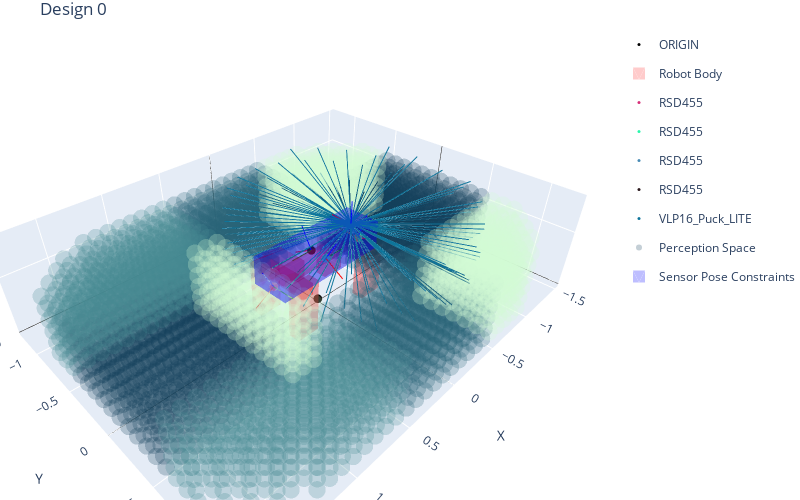

The notebook cell this image was saved under:
### Markdown cell above
### Plot any Bot!

### Code cell
# Here is the first one
design_0_fig, design_0_df = plot_bot_design(0, sensor_idx_rays=4, max_rays=100)

design_0_df

### Figure 1 — Plotly figure (JSON) as saved in the notebook; plotly's stock layout.template omitted (floating-point values rounded to 4 significant figures; data arrays with more than 128 entries replaced by an {"elided": "..."} marker saying what was removed)
{"data": [{"marker": {"color": "black", "size": 3}, "mode": "markers", "name": "ORIGIN", "type": "scatter3d", "x": [0], "y": [0], "z": [0]}, {"color": "red", "hoverinfo": "skip", "i": [7, 0, 0, 0, 4, 4, 6, 6, 4, 0, 3, 2], "j": [3, 4, 1, 2, 5, 6, 5, 2, 0, 1, 6, 3], "k": [0, 7, 2, 3, 6, 7, 1, 1, 5, 5, 7, 6], "legendgroup": "Robot Body", "name": "Robot Body", "opacity": 0.2, "showlegend": true, "showscale": false, "type": "mesh3d", "x": [0.26, 0.26, 0.46, 0.46, 0.26, 0.26, 0.46, 0.46], "y": [-0.2541, -0.1541, -0.1541, -0.2541, -0.2541, -0.1541, -0.1541, -0.2541], "z": [0.003981, 0.003981, 0.003981, 0.003981, 0.454, 0.454, 0.454, 0.454]}, {"color": "red", "hoverinfo": "skip", "i": [7, 0, 0, 0, 4, 4, 6, 6, 4, 0, 3, 2], "j": [3, 4, 1, 2, 5, 6, 5, 2, 0, 1, 6, 3], "k": [0, 7, 2, 3, 6, 7, 1, 1, 5, 5, 7, 6], "legendgroup": "Robot Body", "name": "Robot Body", "opacity": 0.2, "showlegend": false, "showscale": false, "type": "mesh3d", "x": [-0.4, -0.4, 0.4, 0.4, -0.4, -0.4, 0.4, 0.4], "y": [-0.05, 0.05, 0.05, -0.05, -0.05, 0.05, 0.05, -0.05], "z": [0.3569, 0.3569, 0.3569, 0.3569, 0.4569, 0.4569, 0.4569, 0.4569]}, {"color": "red", "hoverinfo": "skip", "i": [7, 0, 0, 0, 4, 4, 6, 6, 4, 0, 3, 2], "j": [3, 4, 1, 2, 5, 6, 5, 2, 0, 1, 6, 3], "k": [0, 7, 2, 3, 6, 7, 1, 1, 5, 5, 7, 6], "legendgroup": "Robot Body", "name": "Robot Body", "opacity": 0.2, "showlegend": false, "showscale": false, "type": "mesh3d", "x": [0.3142, 0.3142, 0.4142, 0.4142, 0.3142, 0.3142, 0.4142, 0.4142], "y": [-0.25, 0.25, 0.25, -0.25, -0.25, 0.25, 0.25, -0.25], "z": [0.3569, 0.3569, 0.3569, 0.3569, 0.4569, 0.4569, 0.4569, 0.4569]}, {"color": "red", "hoverinfo": "skip", "i": [7, 0, 0, 0, 4, 4, 6, 6, 4, 0, 3, 2], "j": [3, 4, 1, 2, 5, 6, 5, 2, 0, 1, 6, 3], "k": [0, 7, 2, 3, 6, 7, 1, 1, 5, 5, 7, 6], "legendgroup": "Robot Body", "name": "Robot Body", "opacity": 0.2, "showlegend": false, "showscale": false, "type": "mesh3d", "x": [-0.3986, -0.3986, -0.2986, -0.2986, -0.3986, -0.3986, -0.2986, -0.2986], "y": [-0.25, 0.25, 0.25, -0.25, -0.25, 0.25, 0.25, -0.25], "z": [0.3569, 0.3569, 0.3569, 0.3569, 0.4569, 0.4569, 0.4569, 0.4569]}, {"color": "red", "hoverinfo": "skip", "i": [7, 0, 0, 0, 4, 4, 6, 6, 4, 0, 3, 2], "j": [3, 4, 1, 2, 5, 6, 5, 2, 0, 1, 6, 3], "k": [0, 7, 2, 3, 6, 7, 1, 1, 5, 5, 7, 6], "legendgroup": "Robot Body", "name": "Robot Body", "opacity": 0.2, "showlegend": false, "showscale": false, "type": "mesh3d", "x": [-0.4486, -0.4486, -0.2486, -0.2486, -0.4486, -0.4486, -0.2486, -0.2486], "y": [-0.2541, -0.1541, -0.1541, -0.2541, -0.2541, -0.1541, -0.1541, -0.2541], "z": [0.003981, 0.003981, 0.003981, 0.003981, 0.454, 0.454, 0.454, 0.454]}, {"color": "red", "hoverinfo": "skip", "i": [7, 0, 0, 0, 4, 4, 6, 6, 4, 0, 3, 2], "j": [3, 4, 1, 2, 5, 6, 5, 2, 0, 1, 6, 3], "k": [0, 7, 2, 3, 6, 7, 1, 1, 5, 5, 7, 6], "legendgroup": "Robot Body", "name": "Robot Body", "opacity": 0.2, "showlegend": false, "showscale": false, "type": "mesh3d", "x": [-0.4486, -0.4486, -0.2486, -0.2486, -0.4486, -0.4486, -0.2486, -0.2486], "y": [0.1524, 0.2524, 0.2524, 0.1524, 0.1524, 0.2524, 0.2524, 0.1524], "z": [0.003981, 0.003981, 0.003981, 0.003981, 0.454, 0.454, 0.454, 0.454]}, {"color": "red", "hoverinfo": "skip", "i": [7, 0, 0, 0, 4, 4, 6, 6, 4, 0, 3, 2], "j": [3, 4, 1, 2, 5, 6, 5, 2, 0, 1, 6, 3], "k": [0, 7, 2, 3, 6, 7, 1, 1, 5, 5, 7, 6], "legendgroup": "Robot Body", "name": "Robot Body", "opacity": 0.2, "showlegend": false, "showscale": false, "type": "mesh3d", "x": [0.26, 0.26, 0.46, 0.46, 0.26, 0.26, 0.46, 0.46], "y": [0.1524, 0.2524, 0.2524, 0.1524, 0.1524, 0.2524, 0.2524, 0.1524], "z": [0.003981, 0.003981, 0.003981, 0.003981, 0.454, 0.454, 0.454, 0.454]}, {"color": "red", "hoverinfo": "skip", "i": [7, 0, 0, 0, 4, 4, 6, 6, 4, 0, 3, 2], "j": [3, 4, 1, 2, 5, 6, 5, 2, 0, 1, 6, 3], "k": [0, 7, 2, 3, 6, 7, 1, 1, 5, 5, 7, 6], "legendgroup": "Robot Body", "name": "Robot Body", "opacity": 0.2, "showlegend": false, "showscale": false, "type": "mesh3d", "x": [0.3142, 0.3142, 0.4142, 0.4142, 0.3142, 0.3142, 0.4142, 0.4142], "y": [-0.165, 0.165, 0.165, -0.165, -0.165, 0.165, 0.165, -0.165], "z": [0.4558, 0.4558, 0.4558, 0.4558, 0.6058, 0.6058, 0.6058, 0.6058]}, {"hoverinfo": "text", "legendgroup": "sensor_0", "marker": {"color": "#d72f78", "size": 3}, "mode": "markers", "name": "RSD455", "text": ["Translation:<br>  (x=0.46,<br>  y=0.00,<br>  z=0.37)", "Quaternion:<br>  (qw=0.97,<br>  qx=0.00,<br>  qy=0.26,<br>  qz=0.00)"], "type": "scatter3d", "x": [0.4617], "y": [0], "z": [0.3708]}, {"legendgroup": "sensor_0", "line": {"color": "red", "width": 2}, "mode": "lines", "showlegend": false, "type": "scatter3d", "x": [0.4617, 0.6349], "y": [0, 0], "z": [0.3708, 0.2708]}, {"legendgroup": "sensor_0", "line": {"color": "green", "width": 2}, "mode": "lines", "showlegend": false, "type": "scatter3d", "x": [0.4617, 0.4617], "y": [0, 0.2], "z": [0.3708, 0.3708]}, {"legendgroup": "sensor_0", "line": {"color": "blue", "width": 2}, "mode": "lines", "showlegend": false, "type": "scatter3d", "x": [0.4617, 0.5617], "y": [0, 0], "z": [0.3708, 0.544]}, {"hoverinfo": "text", "legendgroup": "sensor_1", "marker": {"color": "#29f6ab", "size": 3}, "mode": "markers", "name": "RSD455", "text": ["Translation:<br>  (x=-0.46,<br>  y=-0.00,<br>  z=0.37)", "Quaternion:<br>  (qw=-0.00,<br>  qx=-0.26,<br>  qy=-0.00,<br>  qz=0.97)"], "type": "scatter3d", "x": [-0.4617], "y": [-4.122e-09], "z": [0.3708]}, {"legendgroup": "sensor_1", "line": {"color": "red", "width": 2}, "mode": "lines", "showlegend": false, "type": "scatter3d", "x": [-0.4617, -0.6349], "y": [-4.122e-09, -1.926e-08], "z": [0.3708, 0.2708]}, {"legendgroup": "sensor_1", "line": {"color": "green", "width": 2}, "mode": "lines", "showlegend": false, "type": "scatter3d", "x": [-0.4617, -0.4616], "y": [-4.122e-09, -0.2], "z": [0.3708, 0.3708]}, {"legendgroup": "sensor_1", "line": {"color": "blue", "width": 2}, "mode": "lines", "showlegend": false, "type": "scatter3d", "x": [-0.4617, -0.5617], "y": [-4.122e-09, -1.286e-08], "z": [0.3708, 0.544]}, {"hoverinfo": "text", "legendgroup": "sensor_2", "marker": {"color": "#488bb5", "size": 3}, "mode": "markers", "name": "RSD455", "text": ["Translation:<br>  (x=0.00,<br>  y=0.08,<br>  z=0.43)", "Quaternion:<br>  (qw=0.68,<br>  qx=-0.18,<br>  qy=0.18,<br>  qz=0.68)"], "type": "scatter3d", "x": [0], "y": [0.07646], "z": [0.4291]}, {"legendgroup": "sensor_2", "line": {"color": "red", "width": 2}, "mode": "lines", "showlegend": false, "type": "scatter3d", "x": [0, -1.895e-08], "y": [0.07646, 0.2497], "z": [0.4291, 0.329]}, {"legendgroup": "sensor_2", "line": {"color": "green", "width": 2}, "mode": "lines", "showlegend": false, "type": "scatter3d", "x": [0, -0.2], "y": [0.07646, 0.07646], "z": [0.4291, 0.4291]}, {"legendgroup": "sensor_2", "line": {"color": "blue", "width": 2}, "mode": "lines", "showlegend": false, "type": "scatter3d", "x": [0, -5.077e-09], "y": [0.07646, 0.1765], "z": [0.4291, 0.6023]}, {"hoverinfo": "text", "legendgroup": "sensor_3", "marker": {"color": "#29171b", "size": 3}, "mode": "markers", "name": "RSD455", "text": ["Translation:<br>  (x=0.00,<br>  y=-0.08,<br>  z=0.43)", "Quaternion:<br>  (qw=-0.68,<br>  qx=-0.18,<br>  qy=-0.18,<br>  qz=0.68)"], "type": "scatter3d", "x": [0], "y": [-0.07646], "z": [0.4291]}, {"legendgroup": "sensor_3", "line": {"color": "red", "width": 2}, "mode": "lines", "showlegend": false, "type": "scatter3d", "x": [0, -1.895e-08], "y": [-0.07646, -0.2497], "z": [0.4291, 0.329]}, {"legendgroup": "sensor_3", "line": {"color": "green", "width": 2}, "mode": "lines", "showlegend": false, "type": "scatter3d", "x": [0, 0.2], "y": [-0.07646, -0.07646], "z": [0.4291, 0.429]}, {"legendgroup": "sensor_3", "line": {"color": "blue", "width": 2}, "mode": "lines", "showlegend": false, "type": "scatter3d", "x": [0, -5.077e-09], "y": [-0.07646, -0.1765], "z": [0.4291, 0.6023]}, {"hoverinfo": "text", "legendgroup": "sensor_4", "marker": {"color": "#0e759b", "size": 3}, "mode": "markers", "name": "VLP16_Puck_LITE", "text": ["Translation:<br>  (x=-0.36,<br>  y=0.00,<br>  z=0.54)", "Quaternion:<br>  (qw=-0.71,<br>  qx=0.00,<br>  qy=0.00,<br>  qz=0.71)"], "type": "scatter3d", "x": [-0.364], "y": [0], "z": [0.5422]}, {"legendgroup": "sensor_4", "line": {"color": "red", "width": 2}, "mode": "lines", "showlegend": false, "type": "scatter3d", "x": [-0.364, -0.364], "y": [0, -0.2], "z": [0.5422, 0.5422]}, {"legendgroup": "sensor_4", "line": {"color": "green", "width": 2}, "mode": "lines", "showlegend": false, "type": "scatter3d", "x": [-0.364, -0.164], "y": [0, -6.846e-09], "z": [0.5422, 0.5422]}, {"legendgroup": "sensor_4", "line": {"color": "blue", "width": 2}, "mode": "lines", "showlegend": false, "type": "scatter3d", "x": [-0.364, -0.364], "y": [0, 0], "z": [0.5422, 0.7422]}, {"hoverinfo": "none", "line": {"color": "#0e759b", "width": 2}, "mode": "lines", "showlegend": false, "type": "scatter3d", "x": [-0.364, -0.364], "y": [0, 0.9659], "z": [0.5422, 0.2834]}, {"hoverinfo": "none", "line": {"color": "#0e759b", "width": 2}, "mode": "lines", "showlegend": false, "type": "scatter3d", "x": [-0.364, -1.143], "y": [0, 0.5716], "z": [0.5422, 0.2834]}, {"hoverinfo": "none", "line": {"color": "#0e759b", "width": 2}, "mode": "lines", "showlegend": false, "type": "scatter3d", "x": [-0.364, -1.286], "y": [0, -0.2895], "z": [0.5422, 0.2834]}, {"hoverinfo": "none", "line": {"color": "#0e759b", "width": 2}, "mode": "lines", "showlegend": false, "type": "scatter3d", "x": [-0.364, -0.676], "y": [0, -0.9142], "z": [0.5422, 0.2834]}, {"hoverinfo": "none", "line": {"color": "#0e759b", "width": 2}, "mode": "lines", "showlegend": false, "type": "scatter3d", "x": [-0.364, 0.1883], "y": [0, -0.7924], "z": [0.5422, 0.2834]}, {"hoverinfo": "none", "line": {"color": "#0e759b", "width": 2}, "mode": "lines", "showlegend": false, "type": "scatter3d", "x": [-0.364, -0.04588], "y": [0, -0.007792], "z": [0.5422, 0.4569]}, {"hoverinfo": "none", "line": {"color": "#0e759b", "width": 2}, "mode": "lines", "showlegend": false, "type": "scatter3d", "x": [-0.364, 0.2265], "y": [0, 0.7644], "z": [0.5422, 0.2834]}, {"hoverinfo": "none", "line": {"color": "#0e759b", "width": 2}, "mode": "lines", "showlegend": false, "type": "scatter3d", "x": [-0.364, -0.6267], "y": [0, 0.9389], "z": [0.5422, 0.3197]}, {"hoverinfo": "none", "line": {"color": "#0e759b", "width": 2}, "mode": "lines", "showlegend": false, "type": "scatter3d", "x": [-0.364, -1.276], "y": [0, 0.3438], "z": [0.5422, 0.3197]}, {"hoverinfo": "none", "line": {"color": "#0e759b", "width": 2}, "mode": "lines", "showlegend": false, "type": "scatter3d", "x": [-0.364, -1.181], "y": [0, -0.532], "z": [0.5422, 0.3197]}, {"hoverinfo": "none", "line": {"color": "#0e759b", "width": 2}, "mode": "lines", "showlegend": false, "type": "scatter3d", "x": [-0.364, -0.4185], "y": [0, -0.9734], "z": [0.5422, 0.3197]}, {"hoverinfo": "none", "line": {"color": "#0e759b", "width": 2}, "mode": "lines", "showlegend": false, "type": "scatter3d", "x": [-0.364, 0.3884], "y": [0, -0.62], "z": [0.5422, 0.3197]}, {"hoverinfo": "none", "line": {"color": "#0e759b", "width": 2}, "mode": "lines", "showlegend": false, "type": "scatter3d", "x": [-0.364, 0.26], "y": [0, 0.1583], "z": [0.5422, 0.3953]}, {"hoverinfo": "none", "line": {"color": "#0e759b", "width": 2}, "mode": "lines", "showlegend": false, "type": "scatter3d", "x": [-0.364, 0.001987], "y": [0, 0.9036], "z": [0.5422, 0.3197]}, {"hoverinfo": "none", "line": {"color": "#0e759b", "width": 2}, "mode": "lines", "showlegend": false, "type": "scatter3d", "x": [-0.364, -0.874], "y": [0, 0.8398], "z": [0.5422, 0.3563]}, {"hoverinfo": "none", "line": {"color": "#0e759b", "width": 2}, "mode": "lines", "showlegend": false, "type": "scatter3d", "x": [-0.364, -1.343], "y": [0, 0.08583], "z": [0.5422, 0.3563]}, {"hoverinfo": "none", "line": {"color": "#0e759b", "width": 2}, "mode": "lines", "showlegend": false, "type": "scatter3d", "x": [-0.364, -1.012], "y": [0, -0.7383], "z": [0.5422, 0.3563]}, {"hoverinfo": "none", "line": {"color": "#0e759b", "width": 2}, "mode": "lines", "showlegend": false, "type": "scatter3d", "x": [-0.364, -0.1525], "y": [0, -0.9595], "z": [0.5422, 0.3563]}, {"hoverinfo": "none", "line": {"color": "#0e759b", "width": 2}, "mode": "lines", "showlegend": false, "type": "scatter3d", "x": [-0.364, 0.5346], "y": [0, -0.3973], "z": [0.5422, 0.3563]}, {"hoverinfo": "none", "line": {"color": "#0e759b", "width": 2}, "mode": "lines", "showlegend": false, "type": "scatter3d", "x": [-0.364, 0.4881], "y": [0, 0.4893], "z": [0.5422, 0.3563]}, {"hoverinfo": "none", "line": {"color": "#0e759b", "width": 2}, "mode": "lines", "showlegend": false, "type": "scatter3d", "x": [-0.364, -0.2542], "y": [0, 0.9764], "z": [0.5422, 0.3563]}, {"hoverinfo": "none", "line": {"color": "#0e759b", "width": 2}, "mode": "lines", "showlegend": false, "type": "scatter3d", "x": [-0.364, -1.086], "y": [0, 0.6756], "z": [0.5422, 0.3932]}, {"hoverinfo": "none", "line": {"color": "#0e759b", "width": 2}, "mode": "lines", "showlegend": false, "type": "scatter3d", "x": [-0.364, -1.336], "y": [0, -0.1823], "z": [0.5422, 0.3932]}, {"hoverinfo": "none", "line": {"color": "#0e759b", "width": 2}, "mode": "lines", "showlegend": false, "type": "scatter3d", "x": [-0.364, -0.7921], "y": [0, -0.8913], "z": [0.5422, 0.3932]}, {"hoverinfo": "none", "line": {"color": "#0e759b", "width": 2}, "mode": "lines", "showlegend": false, "type": "scatter3d", "x": [-0.364, 0.1012], "y": [0, -0.8726], "z": [0.5422, 0.3932]}, {"hoverinfo": "none", "line": {"color": "#0e759b", "width": 2}, "mode": "lines", "showlegend": false, "type": "scatter3d", "x": [-0.364, 0.3142], "y": [0, -0.09795], "z": [0.5422, 0.4389]}, {"hoverinfo": "none", "line": {"color": "#0e759b", "width": 2}, "mode": "lines", "showlegend": false, "type": "scatter3d", "x": [-0.364, 0.3291], "y": [0, 0.7053], "z": [0.5422, 0.3932]}, {"hoverinfo": "none", "line": {"color": "#0e759b", "width": 2}, "mode": "lines", "showlegend": false, "type": "scatter3d", "x": [-0.364, -0.5164], "y": [0, 0.982], "z": [0.5422, 0.4302]}, {"hoverinfo": "none", "line": {"color": "#0e759b", "width": 2}, "mode": "lines", "showlegend": false, "type": "scatter3d", "x": [-0.364, -1.246], "y": [0, 0.4582], "z": [0.5422, 0.4302]}, {"hoverinfo": "none", "line": {"color": "#0e759b", "width": 2}, "mode": "lines", "showlegend": false, "type": "scatter3d", "x": [-0.364, -1.255], "y": [0, -0.4396], "z": [0.5422, 0.4302]}, {"hoverinfo": "none", "line": {"color": "#0e759b", "width": 2}, "mode": "lines", "showlegend": false, "type": "scatter3d", "x": [-0.364, -0.5369], "y": [0, -0.9785], "z": [0.5422, 0.4302]}, {"hoverinfo": "none", "line": {"color": "#0e759b", "width": 2}, "mode": "lines", "showlegend": false, "type": "scatter3d", "x": [-0.364, 0.3225], "y": [0, -0.7185], "z": [0.5422, 0.4302]}, {"hoverinfo": "none", "line": {"color": "#0e759b", "width": 2}, "mode": "lines", "showlegend": false, "type": "scatter3d", "x": [-0.364, 0.3142], "y": [0, 0.08828], "z": [0.5422, 0.4651]}, {"hoverinfo": "none", "line": {"color": "#0e759b", "width": 2}, "mode": "lines", "showlegend": false, "type": "scatter3d", "x": [-0.364, 0.1157], "y": [0, 0.8703], "z": [0.5422, 0.4302]}, {"hoverinfo": "none", "line": {"color": "#0e759b", "width": 2}, "mode": "lines", "showlegend": false, "type": "scatter3d", "x": [-0.364, -0.7768], "y": [0, 0.9077], "z": [0.5422, 0.4675]}, {"hoverinfo": "none", "line": {"color": "#0e759b", "width": 2}, "mode": "lines", "showlegend": false, "type": "scatter3d", "x": [-0.364, -1.34], "y": [0, 0.2044], "z": [0.5422, 0.4675]}, {"hoverinfo": "none", "line": {"color": "#0e759b", "width": 2}, "mode": "lines", "showlegend": false, "type": "scatter3d", "x": [-0.364, -1.106], "y": [0, -0.6659], "z": [0.5422, 0.4675]}, {"hoverinfo": "none", "line": {"color": "#0e759b", "width": 2}, "mode": "lines", "showlegend": false, "type": "scatter3d", "x": [-0.364, -0.2665], "y": [0, -0.9924], "z": [0.5422, 0.4675]}, {"hoverinfo": "none", "line": {"color": "#0e759b", "width": 2}, "mode": "lines", "showlegend": false, "type": "scatter3d", "x": [-0.364, 0.4937], "y": [0, -0.5086], "z": [0.5422, 0.4675]}, {"hoverinfo": "none", "line": {"color": "#0e759b", "width": 2}, "mode": "lines", "showlegend": false, "type": "scatter3d", "x": [-0.364, 0.5536], "y": [0, 0.3905], "z": [0.5422, 0.4675]}, {"hoverinfo": "none", "line": {"color": "#0e759b", "width": 2}, "mode": "lines", "showlegend": false, "type": "scatter3d", "x": [-0.364, -0.1358], "y": [0, 0.9707], "z": [0.5422, 0.4675]}, {"hoverinfo": "none", "line": {"color": "#0e759b", "width": 2}, "mode": "lines", "showlegend": false, "type": "scatter3d", "x": [-0.364, -1.008], "y": [0, 0.7645], "z": [0.5422, 0.5048]}, {"hoverinfo": "none", "line": {"color": "#0e759b", "width": 2}, "mode": "lines", "showlegend": false, "type": "scatter3d", "x": [-0.364, -1.361], "y": [0, -0.06637], "z": [0.5422, 0.5048]}, {"hoverinfo": "none", "line": {"color": "#0e759b", "width": 2}, "mode": "lines", "showlegend": false, "type": "scatter3d", "x": [-0.364, -0.9005], "y": [0, -0.8431], "z": [0.5422, 0.5048]}, {"hoverinfo": "none", "line": {"color": "#0e759b", "width": 2}, "mode": "lines", "showlegend": false, "type": "scatter3d", "x": [-0.364, -0.001861], "y": [0, -0.9314], "z": [0.5422, 0.5048]}, {"hoverinfo": "none", "line": {"color": "#0e759b", "width": 2}, "mode": "lines", "showlegend": false, "type": "scatter3d", "x": [-0.364, 0.6011], "y": [0, -0.2592], "z": [0.5422, 0.5048]}, {"hoverinfo": "none", "line": {"color": "#0e759b", "width": 2}, "mode": "lines", "showlegend": false, "type": "scatter3d", "x": [-0.364, 0.416], "y": [0, 0.6246], "z": [0.5422, 0.5048]}, {"hoverinfo": "none", "line": {"color": "#0e759b", "width": 2}, "mode": "lines", "showlegend": false, "type": "scatter3d", "x": [-0.364, -0.399], "y": [0, 0.9994], "z": [0.5422, 0.5422]}, {"hoverinfo": "none", "line": {"color": "#0e759b", "width": 2}, "mode": "lines", "showlegend": false, "type": "scatter3d", "x": [-0.364, -1.19], "y": [0, 0.5632], "z": [0.5422, 0.5422]}, {"hoverinfo": "none", "line": {"color": "#0e759b", "width": 2}, "mode": "lines", "showlegend": false, "type": "scatter3d", "x": [-0.364, -1.307], "y": [0, -0.3329], "z": [0.5422, 0.5422]}, {"hoverinfo": "none", "line": {"color": "#0e759b", "width": 2}, "mode": "lines", "showlegend": false, "type": "scatter3d", "x": [-0.364, -0.6537], "y": [0, -0.9571], "z": [0.5422, 0.5422]}, {"hoverinfo": "none", "line": {"color": "#0e759b", "width": 2}, "mode": "lines", "showlegend": false, "type": "scatter3d", "x": [-0.364, 0.2362], "y": [0, -0.7999], "z": [0.5422, 0.5422]}, {"hoverinfo": "none", "line": {"color": "#0e759b", "width": 2}, "mode": "lines", "showlegend": false, "type": "scatter3d", "x": [-0.364, 0.3142], "y": [0, 0.007118], "z": [0.5422, 0.5422]}, {"hoverinfo": "none", "line": {"color": "#0e759b", "width": 2}, "mode": "lines", "showlegend": false, "type": "scatter3d", "x": [-0.364, 0.2192], "y": [0, 0.8123], "z": [0.5422, 0.5422]}, {"hoverinfo": "none", "line": {"color": "#0e759b", "width": 2}, "mode": "lines", "showlegend": false, "type": "scatter3d", "x": [-0.364, -0.6668], "y": [0, 0.9523], "z": [0.5422, 0.5796]}, {"hoverinfo": "none", "line": {"color": "#0e759b", "width": 2}, "mode": "lines", "showlegend": false, "type": "scatter3d", "x": [-0.364, -1.311], "y": [0, 0.3194], "z": [0.5422, 0.5796]}, {"hoverinfo": "none", "line": {"color": "#0e759b", "width": 2}, "mode": "lines", "showlegend": false, "type": "scatter3d", "x": [-0.364, -1.182], "y": [0, -0.5743], "z": [0.5422, 0.5796]}, {"hoverinfo": "none", "line": {"color": "#0e759b", "width": 2}, "mode": "lines", "showlegend": false, "type": "scatter3d", "x": [-0.364, -0.385], "y": [0, -0.9991], "z": [0.5422, 0.5796]}, {"hoverinfo": "none", "line": {"color": "#0e759b", "width": 2}, "mode": "lines", "showlegend": false, "type": "scatter3d", "x": [-0.364, 0.429], "y": [0, -0.6081], "z": [0.5422, 0.5796]}, {"hoverinfo": "none", "line": {"color": "#0e759b", "width": 2}, "mode": "lines", "showlegend": false, "type": "scatter3d", "x": [-0.364, 0.5954], "y": [0, 0.2794], "z": [0.5422, 0.5796]}, {"hoverinfo": "none", "line": {"color": "#0e759b", "width": 2}, "mode": "lines", "showlegend": false, "type": "scatter3d", "x": [-0.364, -0.02149], "y": [0, 0.9388], "z": [0.5422, 0.5796]}, {"hoverinfo": "none", "line": {"color": "#0e759b", "width": 2}, "mode": "lines", "showlegend": false, "type": "scatter3d", "x": [-0.364, -0.9111], "y": [0, 0.8337], "z": [0.5422, 0.6169]}, {"hoverinfo": "none", "line": {"color": "#0e759b", "width": 2}, "mode": "lines", "showlegend": false, "type": "scatter3d", "x": [-0.364, -1.36], "y": [0, 0.05231], "z": [0.5422, 0.6169]}, {"hoverinfo": "none", "line": {"color": "#0e759b", "width": 2}, "mode": "lines", "showlegend": false, "type": "scatter3d", "x": [-0.364, -0.9954], "y": [0, -0.7718], "z": [0.5422, 0.6169]}, {"hoverinfo": "none", "line": {"color": "#0e759b", "width": 2}, "mode": "lines", "showlegend": false, "type": "scatter3d", "x": [-0.364, -0.1155], "y": [0, -0.9657], "z": [0.5422, 0.6169]}, {"hoverinfo": "none", "line": {"color": "#0e759b", "width": 2}, "mode": "lines", "showlegend": false, "type": "scatter3d", "x": [-0.364, 0.5616], "y": [0, -0.3711], "z": [0.5422, 0.6169]}, {"hoverinfo": "none", "line": {"color": "#0e759b", "width": 2}, "mode": "lines", "showlegend": false, "type": "scatter3d", "x": [-0.364, 0.4829], "y": [0, 0.5265], "z": [0.5422, 0.6169]}, {"hoverinfo": "none", "line": {"color": "#0e759b", "width": 2}, "mode": "lines", "showlegend": false, "type": "scatter3d", "x": [-0.364, -0.2873], "y": [0, 0.9943], "z": [0.5422, 0.6169]}, {"hoverinfo": "none", "line": {"color": "#0e759b", "width": 2}, "mode": "lines", "showlegend": false, "type": "scatter3d", "x": [-0.364, -1.113], "y": [0, 0.6531], "z": [0.5422, 0.6542]}, {"hoverinfo": "none", "line": {"color": "#0e759b", "width": 2}, "mode": "lines", "showlegend": false, "type": "scatter3d", "x": [-0.364, -1.334], "y": [0, -0.2172], "z": [0.5422, 0.6542]}, {"hoverinfo": "none", "line": {"color": "#0e759b", "width": 2}, "mode": "lines", "showlegend": false, "type": "scatter3d", "x": [-0.364, -0.7627], "y": [0, -0.9102], "z": [0.5422, 0.6542]}, {"hoverinfo": "none", "line": {"color": "#0e759b", "width": 2}, "mode": "lines", "showlegend": false, "type": "scatter3d", "x": [-0.364, 0.1339], "y": [0, -0.86], "z": [0.5422, 0.6542]}, {"hoverinfo": "none", "line": {"color": "#0e759b", "width": 2}, "mode": "lines", "showlegend": false, "type": "scatter3d", "x": [-0.364, 0.6239], "y": [0, -0.1076], "z": [0.5422, 0.6542]}, {"hoverinfo": "none", "line": {"color": "#0e759b", "width": 2}, "mode": "lines", "showlegend": false, "type": "scatter3d", "x": [-0.364, 0.3073], "y": [0, 0.7327], "z": [0.5422, 0.6542]}, {"hoverinfo": "none", "line": {"color": "#0e759b", "width": 2}, "mode": "lines", "showlegend": false, "type": "scatter3d", "x": [-0.364, -0.5497], "y": [0, 0.9712], "z": [0.5422, 0.6912]}, {"hoverinfo": "none", "line": {"color": "#0e759b", "width": 2}, "mode": "lines", "showlegend": false, "type": "scatter3d", "x": [-0.364, -1.257], "y": [0, 0.425], "z": [0.5422, 0.6912]}, {"hoverinfo": "none", "line": {"color": "#0e759b", "width": 2}, "mode": "lines", "showlegend": false, "type": "scatter3d", "x": [-0.364, -1.235], "y": [0, -0.4682], "z": [0.5422, 0.6912]}, {"hoverinfo": "none", "line": {"color": "#0e759b", "width": 2}, "mode": "lines", "showlegend": false, "type": "scatter3d", "x": [-0.364, -0.5019], "y": [0, -0.9792], "z": [0.5422, 0.6912]}, {"hoverinfo": "none", "line": {"color": "#0e759b", "width": 2}, "mode": "lines", "showlegend": false, "type": "scatter3d", "x": [-0.364, 0.3437], "y": [0, -0.6906], "z": [0.5422, 0.6912]}, {"hoverinfo": "none", "line": {"color": "#0e759b", "width": 2}, "mode": "lines", "showlegend": false, "type": "scatter3d", "x": [-0.364, 0.6115], "y": [0, 0.1619], "z": [0.5422, 0.6912]}, {"hoverinfo": "none", "line": {"color": "#0e759b", "width": 2}, "mode": "lines", "showlegend": false, "type": "scatter3d", "x": [-0.364, 0.08276], "y": [0, 0.8822], "z": [0.5422, 0.6912]}, {"hoverinfo": "none", "line": {"color": "#0e759b", "width": 2}, "mode": "lines", "showlegend": false, "type": "scatter3d", "x": [-0.364, -0.8018], "y": [0, 0.8796], "z": [0.5422, 0.7281]}, {"hoverinfo": "none", "line": {"color": "#0e759b", "width": 2}, "mode": "lines", "showlegend": false, "type": "scatter3d", "x": [-0.364, -1.332], "y": [0, 0.1676], "z": [0.5422, 0.7281]}, {"hoverinfo": "none", "line": {"color": "#0e759b", "width": 2}, "mode": "lines", "showlegend": false, "type": "scatter3d", "x": [-0.364, -1.072], "y": [0, -0.6813], "z": [0.5422, 0.7281]}, {"hoverinfo": "none", "line": {"color": "#0e759b", "width": 2}, "mode": "lines", "showlegend": false, "type": "scatter3d", "x": [-0.364, -0.2338], "y": [0, -0.9739], "z": [0.5422, 0.7281]}, {"hoverinfo": "none", "line": {"color": "#0e759b", "width": 2}, "mode": "lines", "showlegend": false, "type": "scatter3d", "x": [-0.364, 0.4982], "y": [0, -0.4713], "z": [0.5422, 0.7281]}, {"hoverinfo": "none", "line": {"color": "#0e759b", "width": 2}, "mode": "lines", "showlegend": false, "type": "scatter3d", "x": [-0.364, 0.5261], "y": [0, 0.4161], "z": [0.5422, 0.7281]}, {"hoverinfo": "none", "line": {"color": "#0e759b", "width": 2}, "mode": "lines", "showlegend": false, "type": "scatter3d", "x": [-0.364, -0.1727], "y": [0, 0.9638], "z": [0.5422, 0.7281]}, {"hoverinfo": "none", "line": {"color": "#0e759b", "width": 2}, "mode": "lines", "showlegend": false, "type": "scatter3d", "x": [-0.364, -1.018], "y": [0, 0.7234], "z": [0.5422, 0.7647]}, {"hoverinfo": "none", "line": {"color": "#0e759b", "width": 2}, "mode": "lines", "showlegend": false, "type": "scatter3d", "x": [-0.364, -1.334], "y": [0, -0.09874], "z": [0.5422, 0.7647]}, {"hoverinfo": "none", "line": {"color": "#0e759b", "width": 2}, "mode": "lines", "showlegend": false, "type": "scatter3d", "x": [-0.364, -0.8583], "y": [0, -0.8403], "z": [0.5422, 0.7647]}, {"hoverinfo": "none", "line": {"color": "#0e759b", "width": 2}, "mode": "lines", "showlegend": false, "type": "scatter3d", "x": [-0.364, 0.02087], "y": [0, -0.8957], "z": [0.5422, 0.7647]}, {"hoverinfo": "none", "line": {"color": "#0e759b", "width": 2}, "mode": "lines", "showlegend": false, "type": "scatter3d", "x": [-0.364, 0.5858], "y": [0, -0.2198], "z": [0.5422, 0.7647]}, {"hoverinfo": "none", "line": {"color": "#0e759b", "width": 2}, "mode": "lines", "showlegend": false, "type": "scatter3d", "x": [-0.364, 0.3752], "y": [0, 0.6356], "z": [0.5422, 0.7647]}, {"hoverinfo": "none", "line": {"color": "#0e759b", "width": 2}, "mode": "lines", "showlegend": false, "type": "scatter3d", "x": [-0.364, -0.4315], "y": [0, 0.9636], "z": [0.5422, 0.801]}, {"hoverinfo": "none", "line": {"color": "#0e759b", "width": 2}, "mode": "lines", "showlegend": false, "type": "scatter3d", "x": [-0.364, -1.181], "y": [0, 0.5157], "z": [0.5422, 0.801]}, {"hoverinfo": "none", "line": {"color": "#0e759b", "width": 2}, "mode": "lines", "showlegend": false, "type": "scatter3d", "x": [-0.364, -1.263], "y": [0, -0.3532], "z": [0.5422, 0.801]}, {"hoverinfo": "none", "line": {"color": "#0e759b", "width": 2}, "mode": "lines", "showlegend": false, "type": "scatter3d", "x": [-0.364, -0.6113], "y": [0, -0.9337], "z": [0.5422, 0.801]}, {"hoverinfo": "none", "line": {"color": "#0e759b", "width": 2}, "mode": "lines", "showlegend": false, "type": "scatter3d", "x": [-0.364, 0.2424], "y": [0, -0.7519], "z": [0.5422, 0.801]}, {"hoverinfo": "none", "line": {"color": "#0e759b", "width": 2}, "mode": "lines", "showlegend": false, "type": "scatter3d", "x": [-0.364, 0.6009], "y": [0, 0.04391], "z": [0.5422, 0.801]}, {"hoverinfo": "none", "line": {"color": "#0e759b", "width": 2}, "mode": "lines", "showlegend": false, "type": "scatter3d", "x": [-0.364, 0.1716], "y": [0, 0.8038], "z": [0.5422, 0.801]}, {"hovertemplate": "(%{x:.2f}, %{y:.2f}, %{z:.2f})<br>%{text}<extra></extra>", "marker": {"color": {"elided": "4026 float values"}, "colorscale": [[0, "rgb(210, 251, 212)"], [0.1667, "rgb(165, 219, 194)"], [0.3333, "rgb(123, 188, 176)"], [0.5, "rgb(85, 156, 158)"], [0.6667, "rgb(58, 124, 137)"], [0.8333, "rgb(35, 93, 114)"], [1, "rgb(18, 63, 90)"]], "opacity": 0.25, "size": 6}, "mode": "markers", "name": "Perception Space", "text": {"elided": "4026 str values"}, "type": "scatter3d", "x": {"elided": "4026 float values"}, "y": {"elided": "4026 float values"}, "z": {"elided": "4026 float values"}}, {"color": "blue", "hoverinfo": "skip", "i": [7, 0, 0, 0, 4, 4, 6, 6, 4, 0, 3, 2], "j": [3, 4, 1, 2, 5, 6, 5, 2, 0, 1, 6, 3], "k": [0, 7, 2, 3, 6, 7, 1, 1, 5, 5, 7, 6], "legendgroup": "Sensor Pose Constraints", "name": "Sensor Pose Constraints", "opacity": 0.25, "showlegend": true, "showscale": false, "type": "mesh3d", "x": [-0.5, -0.5, 0.5, 0.5, -0.5, -0.5, 0.5, 0.5], "y": [-0.16, 0.16, 0.16, -0.16, -0.16, 0.16, 0.16, -0.16], "z": [0.3316, 0.3316, 0.3316, 0.3316, 0.5716, 0.5716, 0.5716, 0.5716]}], "layout": {"height": 500, "margin": {"b": 0, "l": 0, "r": 0, "t": 30}, "scene": {"aspectmode": "data", "camera": {"center": {"x": 0, "y": 0, "z": 0}, "eye": {"x": 1.25, "y": 1.25, "z": 1.25}, "up": {"x": 0, "y": 0, "z": 1}}, "xaxis": {"title": {"text": "X"}, "zerolinecolor": "black"}, "yaxis": {"title": {"text": "Y"}, "zerolinecolor": "black"}, "zaxis": {"title": {"text": "Z"}, "zerolinecolor": "black"}}, "title": {"text": "Design 0"}, "width": 800}}
